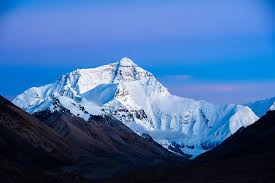
#> input picture mtn.jpg, 275 x 183 px
$ jupyter execute --allow-errors chap121.ipynb
#> lines starting #> are read from the running program, lines starting #| are printed output that depends on the picture
[cell 1]
import numpy as np
import cv2

[cell 2]
img = cv2.imread('mtn.jpg',0)
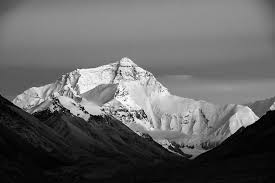
#> img: shape (183, 275); min 0, max 255, mean 100.3

[cell 3]
cv2.imshow('image',img)
cv2.waitKey(0)
cv2.destroyAllWindows()

[cell 4]
cv2.namedWindow('image', cv2.WINDOW_NORMAL)
cv2.imshow('image',img)
cv2.waitKey(0)
cv2.destroyAllWindows()

[cell 5]
img = cv2.imread('mtn.jpg',0)
cv2.imshow('image',img)
k = cv2.waitKey(0) & 0xFF
#> (key Esc is pressed here)
